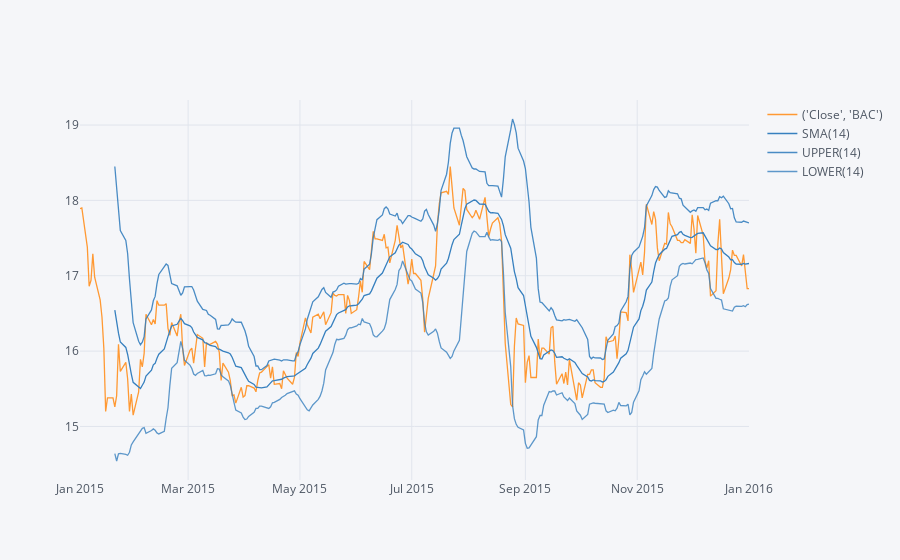

Notebook cell for this chart:
### Markdown cell above
**Use .ta_plot(study='boll') to create a Bollinger Band Plot for Bank of America for the year 2015.**

### Code cell
bank_stocks['Close','BAC'].loc['2015-01-01':'2016-01-01'].ta_plot(study='boll')

### Figure 1 — Plotly figure (JSON) as saved in the notebook; plotly's stock layout.template omitted (floating-point values rounded to 4 significant figures; data arrays with more than 128 entries replaced by an {"elided": "..."} marker saying what was removed)
{"data": [{"line": {"color": "rgba(255, 153, 51, 1.0)", "dash": "solid", "width": 1.3}, "mode": "lines", "name": "('Close', 'BAC')", "text": "", "type": "scatter", "x": {"elided": "262 str values"}, "y": {"elided": "262 float values"}}, {"line": {"color": "rgba(55, 128, 191, 1.0)", "dash": "solid", "width": 1.3}, "mode": "lines", "name": "SMA(14)", "text": "", "type": "scatter", "x": {"elided": "262 str values"}, "y": {"elided": "262 mixed values"}}, {"line": {"color": "rgba(55, 128, 191, 0.89999999999999991)", "dash": "solid", "width": 1.3}, "mode": "lines", "name": "UPPER(14)", "text": "", "type": "scatter", "x": {"elided": "262 str values"}, "y": {"elided": "262 mixed values"}}, {"line": {"color": "rgba(55, 128, 191, 0.79999999999999982)", "dash": "solid", "width": 1.3}, "mode": "lines", "name": "LOWER(14)", "text": "", "type": "scatter", "x": {"elided": "262 str values"}, "y": {"elided": "262 mixed values"}}], "layout": {"legend": {"bgcolor": "#F5F6F9", "font": {"color": "#4D5663"}}, "paper_bgcolor": "#F5F6F9", "plot_bgcolor": "#F5F6F9", "titlefont": {"color": "#4D5663"}, "xaxis1": {"gridcolor": "#E1E5ED", "showgrid": true, "tickfont": {"color": "#4D5663"}, "title": "", "titlefont": {"color": "#4D5663"}, "zerolinecolor": "#E1E5ED"}, "yaxis1": {"gridcolor": "#E1E5ED", "showgrid": true, "tickfont": {"color": "#4D5663"}, "title": "", "titlefont": {"color": "#4D5663"}, "zerolinecolor": "#E1E5ED"}}}
